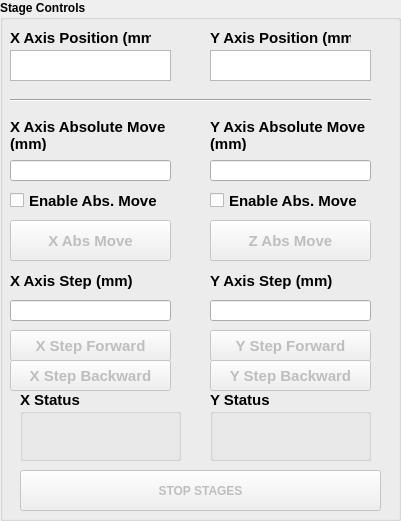
     <widget class="QGroupBox" name="groupBox">
      <property name="geometry">
       <rect>
        <x>30</x>
        <y>310</y>
        <width>401</width>
        <height>521</height>
       </rect>
      </property>
      <property name="font">
       <font>
        <weight>75</weight>
        <bold>true</bold>
       </font>
      </property>
      <property name="title">
       <string>Stage Controls</string>
      </property>
      <widget class="QGroupBox" name="groupBox_19">
       <property name="geometry">
        <rect>
         <x>210</x>
         <y>390</y>
         <width>161</width>
         <height>71</height>
        </rect>
       </property>
       <property name="font">
        <font>
         <pointsize>11</pointsize>
         <weight>75</weight>
         <bold>true</bold>
        </font>
       </property>
       <property name="title">
        <string>Y Status</string>
       </property>
       <widget class="QLabel" name="status_label_y">
        <property name="geometry">
         <rect>
          <x>10</x>
          <y>30</y>
          <width>141</width>
          <height>31</height>
         </rect>
        </property>
        <property name="font">
         <font>
          <pointsize>11</pointsize>
          <weight>50</weight>
          <bold>false</bold>
         </font>
        </property>
        <property name="text">
         <string/>
        </property>
       </widget>
      </widget>
      <widget class="QGroupBox" name="groupBox_18">
       <property name="geometry">
        <rect>
         <x>20</x>
         <y>390</y>
         <width>161</width>
         <height>71</height>
        </rect>
       </property>
       <property name="font">
        <font>
         <pointsize>11</pointsize>
         <weight>75</weight>
         <bold>true</bold>
        </font>
       </property>
       <property name="title">
        <string>X Status</string>
       </property>
       <widget class="QLabel" name="status_label_x">
        <property name="geometry">
         <rect>
          <x>10</x>
          <y>30</y>
          <width>141</width>
          <height>31</height>
         </rect>
        </property>
        <property name="font">
         <font>
          <pointsize>11</pointsize>
          <weight>50</weight>
          <bold>false</bold>
         </font>
        </property>
        <property name="text">
         <string/>
        </property>
       </widget>
      </widget>
      <widget class="QLabel" name="label_33">
       <property name="geometry">
        <rect>
         <x>210</x>
         <y>260</y>
         <width>161</width>
         <height>41</height>
        </rect>
       </property>
       <property name="font">
        <font>
         <pointsize>11</pointsize>
         <weight>75</weight>
         <bold>true</bold>
        </font>
       </property>
       <property name="text">
        <string>Y Axis Step (mm)</string>
       </property>
       <property name="wordWrap">
        <bool>true</bool>
       </property>
      </widget>
      <widget class="QCheckBox" name="y_abs_mv_ck">
       <property name="geometry">
        <rect>
         <x>210</x>
         <y>190</y>
         <width>161</width>
         <height>21</height>
        </rect>
       </property>
       <property name="font">
        <font>
         <pointsize>11</pointsize>
         <weight>75</weight>
         <bold>true</bold>
        </font>
       </property>
       <property name="text">
        <string>Enable Abs. Move</string>
       </property>
      </widget>
      <widget class="QPushButton" name="stop_bt_3">
       <property name="enabled">
        <bool>false</bool>
       </property>
       <property name="geometry">
        <rect>
         <x>20</x>
         <y>470</y>
         <width>361</width>
         <height>41</height>
        </rect>
       </property>
       <property name="font">
        <font>
         <weight>75</weight>
         <bold>true</bold>
        </font>
       </property>
       <property name="text">
        <string>STOP STAGES</string>
       </property>
      </widget>
      <widget class="QLineEdit" name="x_step_ip">
       <property name="geometry">
        <rect>
         <x>10</x>
         <y>300</y>
         <width>161</width>
         <height>21</height>
        </rect>
       </property>
      </widget>
      <widget class="QLabel" name="label_32">
       <property name="geometry">
        <rect>
         <x>210</x>
         <y>120</y>
         <width>161</width>
         <height>31</height>
        </rect>
       </property>
       <property name="font">
        <font>
         <pointsize>11</pointsize>
         <weight>75</weight>
         <bold>true</bold>
        </font>
       </property>
       <property name="text">
        <string>Y Axis Absolute Move (mm)</string>
       </property>
       <property name="wordWrap">
        <bool>true</bool>
       </property>
      </widget>
      <widget class="QPushButton" name="y_abs_mv_bt">
       <property name="enabled">
        <bool>false</bool>
       </property>
       <property name="geometry">
        <rect>
         <x>210</x>
         <y>220</y>
         <width>161</width>
         <height>41</height>
        </rect>
       </property>
       <property name="font">
        <font>
         <pointsize>11</pointsize>
         <weight>75</weight>
         <bold>true</bold>
        </font>
       </property>
       <property name="text">
        <string>Z Abs Move</string>
       </property>
      </widget>
      <widget class="QCheckBox" name="x_abs_mv_ck">
       <property name="geometry">
        <rect>
         <x>10</x>
         <y>190</y>
         <width>161</width>
         <height>21</height>
        </rect>
       </property>
       <property name="font">
        <font>
         <pointsize>11</pointsize>
         <weight>75</weight>
         <bold>true</bold>
        </font>
       </property>
       <property name="text">
        <string>Enable Abs. Move</string>
       </property>
      </widget>
      <widget class="QPushButton" name="x_step_b_bt">
       <property name="enabled">
        <bool>false</bool>
       </property>
       <property name="geometry">
        <rect>
         <x>10</x>
         <y>360</y>
         <width>161</width>
         <height>31</height>
        </rect>
       </property>
       <property name="font">
        <font>
         <pointsize>11</pointsize>
         <weight>75</weight>
         <bold>true</bold>
        </font>
       </property>
       <property name="text">
        <string>X Step Backward</string>
       </property>
      </widget>
      <widget class="QLabel" name="label_34">
       <property name="geometry">
        <rect>
         <x>10</x>
         <y>260</y>
         <width>161</width>
         <height>41</height>
        </rect>
       </property>
       <property name="font">
        <font>
         <pointsize>11</pointsize>
         <weight>75</weight>
         <bold>true</bold>
        </font>
       </property>
       <property name="text">
        <string>X Axis Step (mm)</string>
       </property>
       <property name="wordWrap">
        <bool>true</bool>
       </property>
      </widget>
      <widget class="QPushButton" name="x_step_f_bt">
       <property name="enabled">
        <bool>false</bool>
       </property>
       <property name="geometry">
        <rect>
         <x>10</x>
         <y>330</y>
         <width>161</width>
         <height>31</height>
        </rect>
       </property>
       <property name="font">
        <font>
         <pointsize>11</pointsize>
         <weight>75</weight>
         <bold>true</bold>
        </font>
       </property>
       <property name="text">
        <string>X Step Forward</string>
       </property>
      </widget>
      <widget class="QLabel" name="label_30">
       <property name="geometry">
        <rect>
         <x>210</x>
         <y>30</y>
         <width>141</width>
         <height>16</height>
        </rect>
       </property>
       <property name="font">
        <font>
         <pointsize>11</pointsize>
         <weight>75</weight>
         <bold>true</bold>
        </font>
       </property>
       <property name="text">
        <string>Y Axis Position (mm)</string>
       </property>
      </widget>
      <widget class="QPushButton" name="x_abs_mv_bt">
       <property name="enabled">
        <bool>false</bool>
       </property>
       <property name="geometry">
        <rect>
         <x>10</x>
         <y>220</y>
         <width>161</width>
         <height>41</height>
        </rect>
       </property>
       <property name="font">
        <font>
         <pointsize>11</pointsize>
         <weight>75</weight>
         <bold>true</bold>
        </font>
       </property>
       <property name="text">
        <string>X Abs Move</string>
       </property>
      </widget>
      <widget class="QTextBrowser" name="y_pos_disp">
       <property name="geometry">
        <rect>
         <x>210</x>
         <y>50</y>
         <width>161</width>
         <height>31</height>
        </rect>
       </property>
      </widget>
      <widget class="QPushButton" name="y_step_b_bt">
       <property name="enabled">
        <bool>false</bool>
       </property>
       <property name="geometry">
        <rect>
         <x>210</x>
         <y>360</y>
         <width>161</width>
         <height>31</height>
        </rect>
       </property>
       <property name="font">
        <font>
         <pointsize>11</pointsize>
         <weight>75</weight>
         <bold>true</bold>
        </font>
       </property>
       <property name="text">
        <string>Y Step Backward</string>
       </property>
      </widget>
      <widget class="QLineEdit" name="y_abs_mv_ip">
       <property name="geometry">
        <rect>
         <x>210</x>
         <y>160</y>
         <width>161</width>
         <height>21</height>
        </rect>
       </property>
      </widget>
      <widget class="QTextBrowser" name="x_pos_disp">
       <property name="geometry">
        <rect>
         <x>10</x>
         <y>50</y>
         <width>161</width>
         <height>31</height>
        </rect>
       </property>
      </widget>
      <widget class="QLineEdit" name="y_step_ip">
       <property name="geometry">
        <rect>
         <x>210</x>
         <y>300</y>
         <width>161</width>
         <height>21</height>
        </rect>
       </property>
      </widget>
      <widget class="QPushButton" name="y_step_f_bt">
       <property name="enabled">
        <bool>false</bool>
       </property>
       <property name="geometry">
        <rect>
         <x>210</x>
         <y>330</y>
         <width>161</width>
         <height>31</height>
        </rect>
       </property>
       <property name="font">
        <font>
         <pointsize>11</pointsize>
         <weight>75</weight>
         <bold>true</bold>
        </font>
       </property>
       <property name="text">
        <string>Y Step Forward</string>
       </property>
      </widget>
      <widget class="QLineEdit" name="x_abs_mv_ip">
       <property name="geometry">
        <rect>
         <x>10</x>
         <y>160</y>
         <width>161</width>
         <height>21</height>
        </rect>
       </property>
      </widget>
      <widget class="QLabel" name="label_31">
       <property name="geometry">
        <rect>
         <x>10</x>
         <y>120</y>
         <width>161</width>
         <height>31</height>
        </rect>
       </property>
       <property name="font">
        <font>
         <pointsize>11</pointsize>
         <weight>75</weight>
         <bold>true</bold>
        </font>
       </property>
       <property name="text">
        <string>X Axis Absolute Move (mm)</string>
       </property>
       <property name="wordWrap">
        <bool>true</bool>
       </property>
      </widget>
      <widget class="QLabel" name="label_29">
       <property name="geometry">
        <rect>
         <x>10</x>
         <y>30</y>
         <width>141</width>
         <height>16</height>
        </rect>
       </property>
       <property name="font">
        <font>
         <pointsize>11</pointsize>
         <weight>75</weight>
         <bold>true</bold>
        </font>
       </property>
       <property name="text">
        <string>X Axis Position (mm)</string>
       </property>
      </widget>
      <widget class="Line" name="line_6">
       <property name="geometry">
        <rect>
         <x>10</x>
         <y>90</y>
         <width>361</width>
         <height>20</height>
        </rect>
       </property>
       <property name="orientation">
        <enum>Qt::Horizontal</enum>
       </property>
      </widget>
     </widget>
